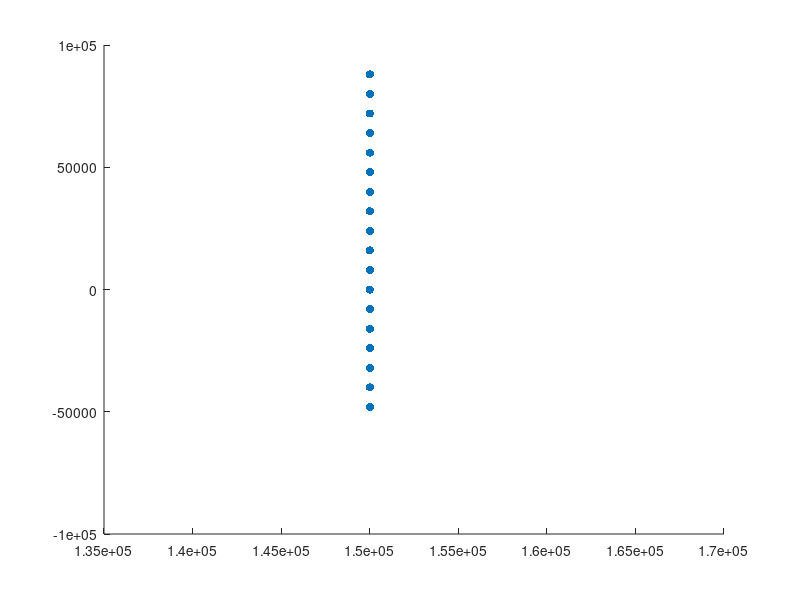

The MATLAB source for this figure: (Note: this script raises an error after producing the figure.)
x = [
150013.712446405,
150013.712446405,
150013.712446405,
150013.712446405,
150013.712446405,
150013.712446405,
150013.712446405,
150013.712446405,
150013.712446405,
150013.712446405,
150013.712446405,
150013.712446405,
150013.712446405,
150013.712446405,
150013.712446405,
150013.712446405,
150013.712446405,
150013.712446405
];
y = [
87972.6631095074,
79973.1221528607,
71973.38637268459,
63974.0402395673,
55974.4992829206,
47974.9583262739,
39975.4173696272,
31975.8764129805,
23976.3354563338,
15976.7944996871,
7977.25354304038,
-22.2874136063183,
-8021.82837025302,
-16021.3693268997,
-24020.9102835464,
-32020.4512401931,
-40019.9921968398,
-48019.78480054533
];

% 创建散点图
figure;
scatter(x, y, 'filled'); % 'filled' 是为了使散点填充颜色
hold on; % 保持当前图形，以便添加新的绘图

% 使用 poly11 模型拟合数据
[fitresult, gof] =  CreateFit(x,y); %val(x,y) = p00 + p10*x + p01*y + p20*x^2 + p11*x*y + p02*y^2

% 生成用于绘图的拟合曲线数据
x_fit = linspace(min(x), max(x), 100);
y_fit = linspace(min(y), max(y), 100);
[X, Y] = meshgrid(x_fit, y_fit);
Z = feval(fitresult, X, Y);

% 绘制拟合曲线
surf(X, Y, Z, 'EdgeColor', 'none', 'FaceAlpha', 0.5);

% 设置图形标题和轴标签
title('散点图及拟合曲线');
xlabel('X 轴');
ylabel('Y 轴');
zlabel('Z 轴');

% 显示网格
grid on;
hold off;
